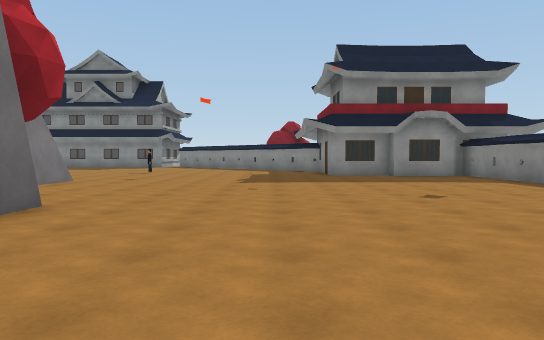
[1] (above)

24 first-person views from a walk through a scene from a Unity 3-D project. The camera is 1.3 m above the floor, tilts 2° down and sees 70° across. The floor is counted in squares, 2 m on a side. Each view is taken from the middle of a square. On the plan, view 1 faces up. The plan holds only what a view shows up to about 11 squares ahead; the rest is blank. The place goes on beyond the plan. The player character is not drawn. Some surface patterns are stand-ins.

[2]
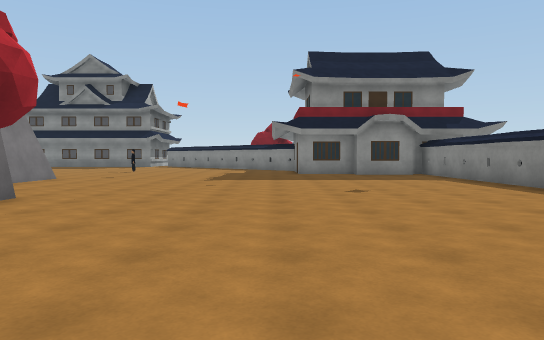

[3]
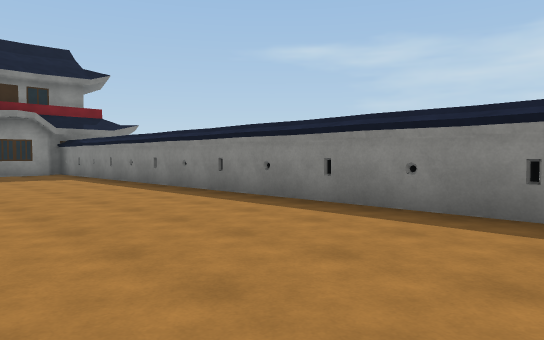

[4]
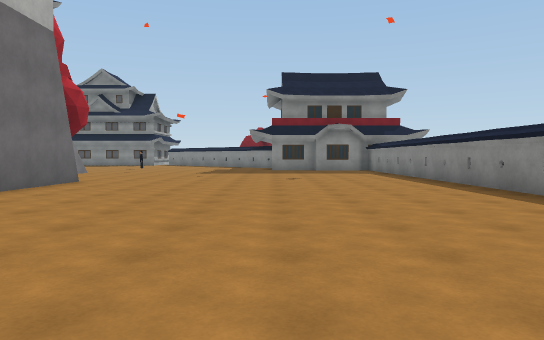

[5]
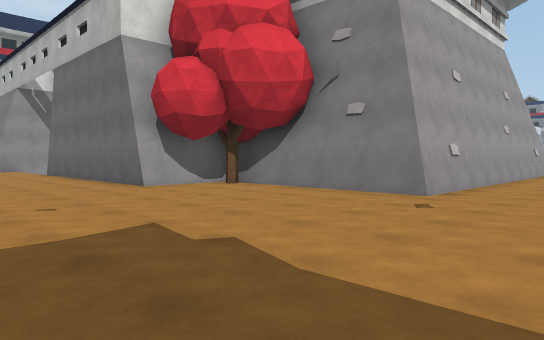

[6]
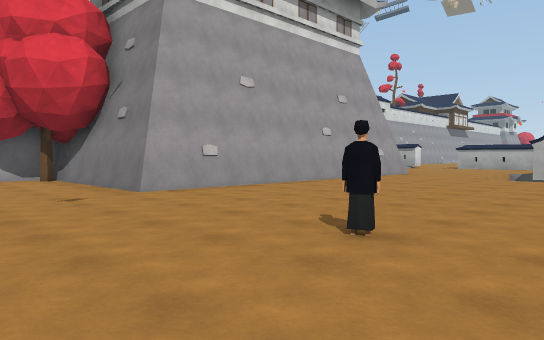

[7]
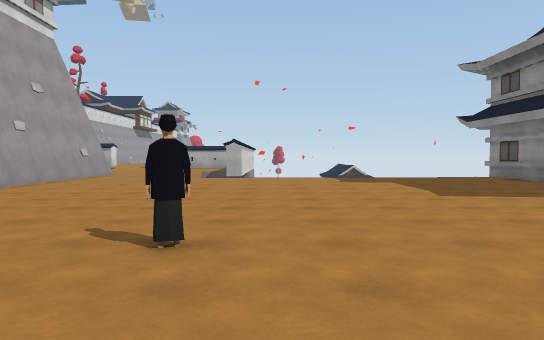

[8]
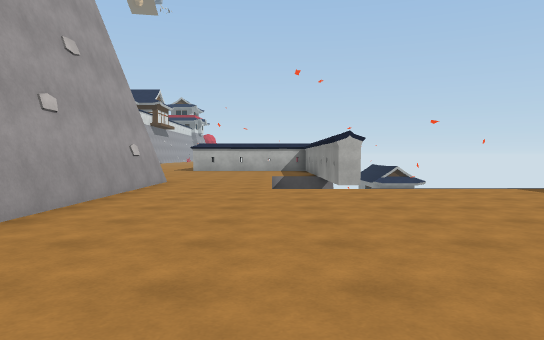

[9]
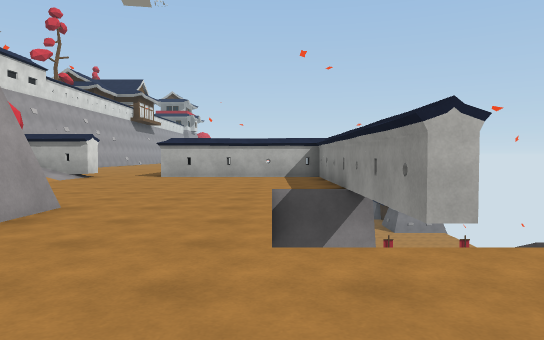

[10]
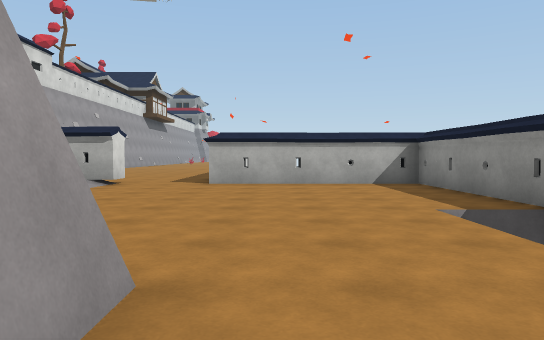

[11]
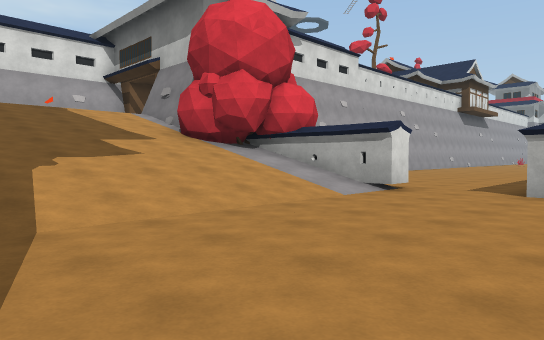

[12]
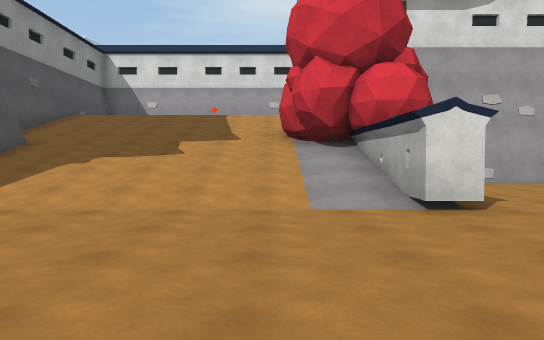

[13]
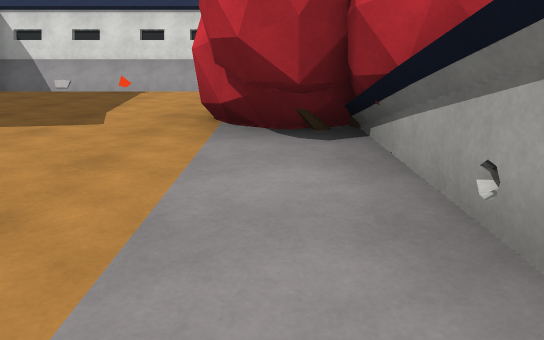

[14]
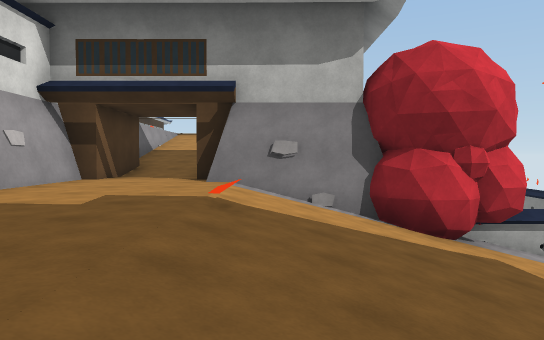

[15]
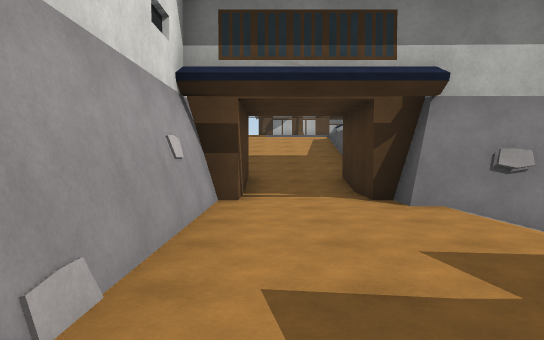

[16]
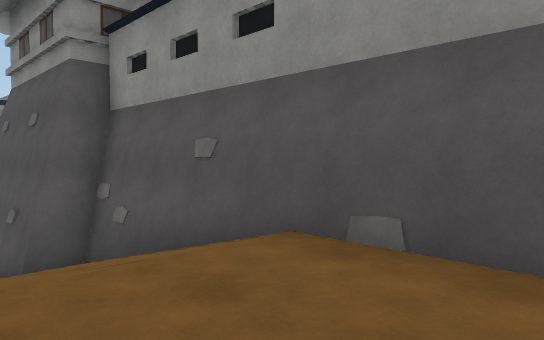

[17]
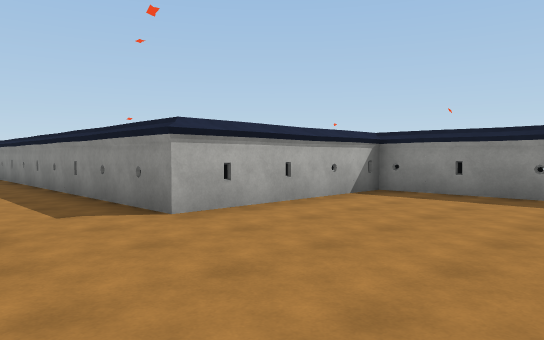

[18]
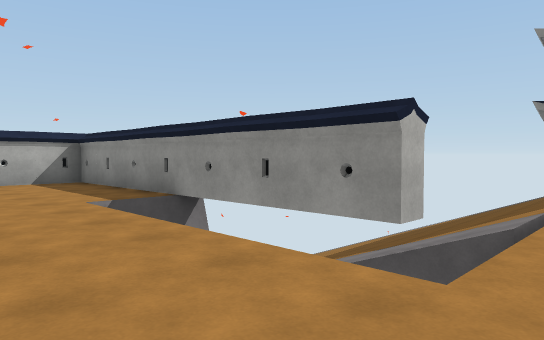

[19]
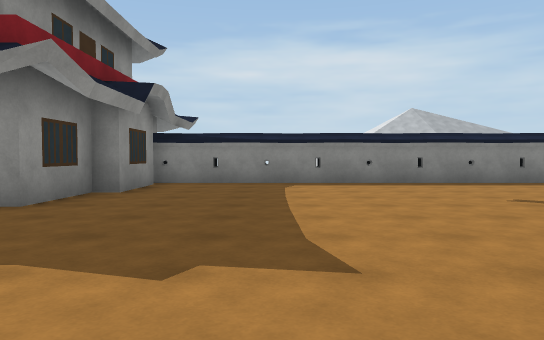

[20]
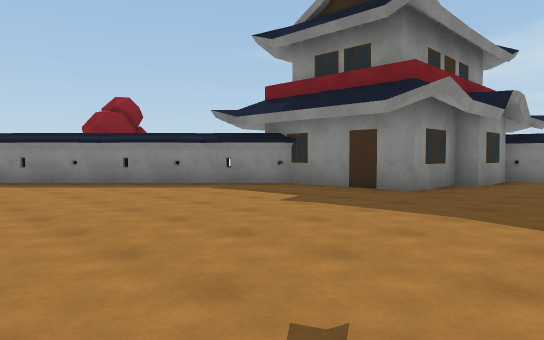

[21]
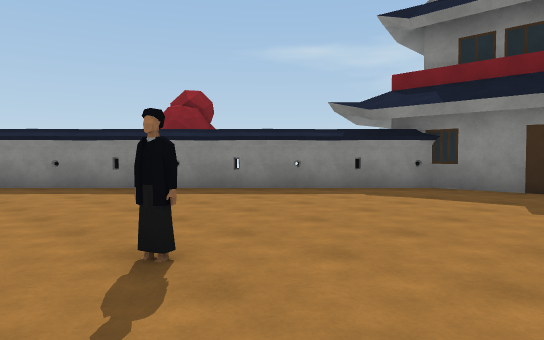

[22]
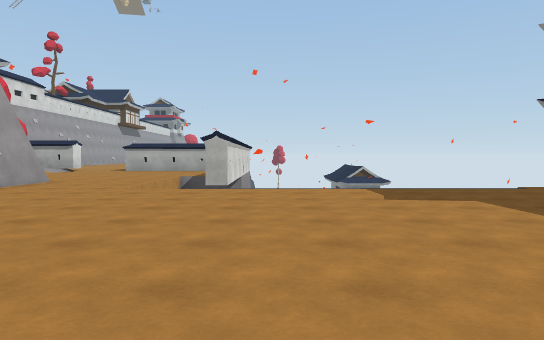

[23]
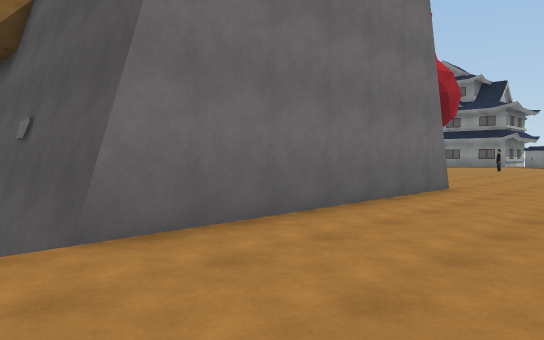

[24]
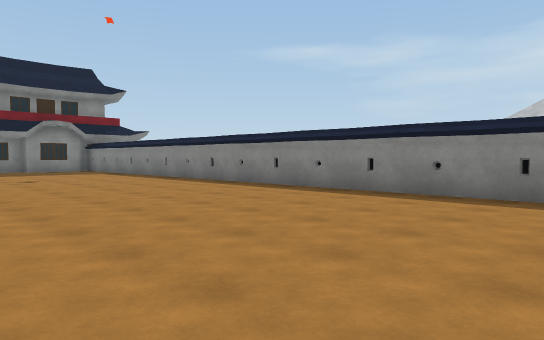

### Floor plan
Key: @ floor where view 1 was taken; # wall or solid block; x gap in a wall; . main floor; : floor 4 m higher than the main floor; / step, stairs or slope; v drop or lower ground; T tree.
Columns run from 28 left of view 1 to 7 right of it. Each row starts with its distance up from view 1.
 21           /////.....   ...##
 20          //////....... ....##
 19          //////.............##
 18           /////..............##
 17            ////...............#
 16            ////...............#
 15     ######v #xv........#......#
 14     #.....v   v...............#
 13     #...........................####
 12     #..............................#
 11     #..............................#
 10 #####......./##########............#
  9 ............/         #............#
  8 ............/         #............#
  7  ....#//////          #............#
  6   ...#//////          #T...........#
  5   .. #///////#        ####.........#
  4  ... #T//////##          #.........#
  3  ..  #T///////#          #.........#
  2      ##///////#          #.........#
  1       #///////#          #.........#
  0      ##///////#          #..@......#
 -1 vv ###/:::::::#      vvv #.........#
 -2 ////::::::::::#      vvv##.........#
 -3 ////::::::::::#           .........#
 -4 vv ############             .......#
 -5                             ....

Where each view was taken, in squares from view 1:
view 1: 0 up, 0 right, facing up
view 2: 1 down, 1 right, facing up
view 3: 2 down, 2 right, facing up-right
view 4: 5 down, 2 right, facing up
view 5: 13 up, 1 right, facing down-left
view 6: 17 up, 2 left, facing down-left
view 7: 16 up, 2 left, facing left
view 8: 13 up, 6 left, facing left
view 9: 13 up, 11 left, facing left
view 10: 11 up, 14 left, facing left
view 11: 11 up, 16 left, facing down-left
view 12: 12 up, 21 left, facing down
view 13: 7 up, 22 left, facing down
view 14: 0 up, 15 left, facing left
view 15: 3 down, 17 left, facing left
view 16: 3 down, 17 left, facing up-right
view 17: 7 up, 19 left, facing up-left
view 18: 11 up, 13 left, facing up-left
view 19: 10 up, 3 left, facing right
view 20: 10 up, 5 left, facing up-right
view 21: 13 up, 6 left, facing up-right
view 22: 16 up, 6 left, facing left
view 23: 3 down, 0 right, facing up-left
view 24: 5 down, 0 right, facing up-right
